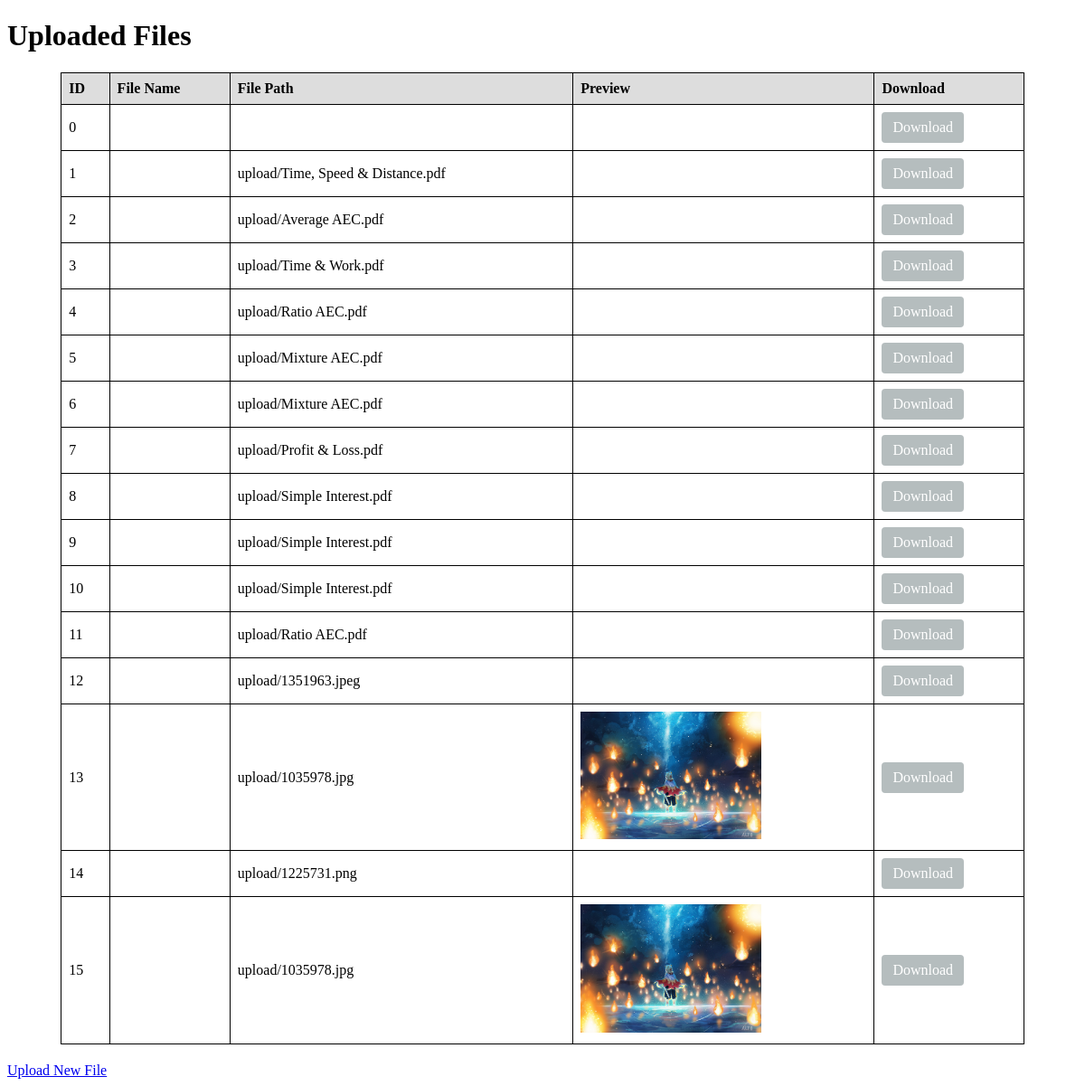
Screenshot of /kiro/show_upload with the database file from the repository.
### kiro/models.py (models this page shows)
class picfile(models.Model):
    fname=models.CharField(max_length=50)
    furl=models.ImageField()
    class Meta:
        db_table='picfile'

### kiro/views.py (the view)
# urls.py: path('show_upload',views.show_upload, name='show_upload'),
def show_upload(request):
    files = picfile.objects.all()
    return render(request, 'show_upload.html', {'files': files})

### kiro/templates/show_upload.html (shortened to what this page needs)
<!DOCTYPE html>
{% load static %}
<html lang="en">
<head>
</head>
<body>
    <h1>Uploaded Files</h1>
    {% if files %}
    <table>
        <tr>
            <th>ID</th>
            <th>File Name</th>
            <th>File Path</th>
            <th>Preview</th>
            <th>Download</th>
        </tr>
        {% for file in files %}
        <tr>
            <td>{{ file.id }}</td>
            <td>{{ file.fname }}</td>
            <td>{{ file.furl }}</td>
            <td>
                {% if file.furl|slice:"-4:" == ".pdf" or file.furl|slice:"-4:" == ".PDF" %}
                    <a href="{% static file.furl %}" target="_blank">View PDF</a>
                {% else %}
                    <img src="{% static file.furl %}" alt="{{ file.fname }}">
                {% endif %}
            </td>
            <td>
                <a href="{% url 'download_file' file.id %}" style="background-color: #b5bdbe; color: white; padding: 8px 12px; text-decoration: none; border-radius: 4px; display: inline-block;">Download</a>
            </td>
        </tr>
        {% endfor %}
    </table>
    {% else %}
    <p>No files uploaded yet.</p>
    {% endif %}
    <div>
        <a href="{% url 'upload_page' %}">Upload New File</a>
    </div>
</body>
</html>

### kiro/templates/show_upload.html (style rules this page uses)
table { border-collapse: collapse; width: 90%; margin: 20px auto; }
th, td { border: 1px solid black; padding: 8px; text-align: left; }
th { background-color: #ddd; }
img { max-width: 200px; max-height: 150px; }

### rows the page displays
picfile: id "0"
picfile: id "1", furl "upload/Time, Speed & Distance.pdf"
picfile: id "2", furl "upload/Average AEC.pdf"
picfile: id "3", furl "upload/Time & Work.pdf"
picfile: id "4", furl "upload/Ratio AEC.pdf"
picfile: id "5", furl "upload/Mixture AEC.pdf"
picfile: id "6", furl "upload/Mixture AEC.pdf"
picfile: id "7", furl "upload/Profit & Loss.pdf"
picfile: id "8", furl "upload/Simple Interest.pdf"
picfile: id "9", furl "upload/Simple Interest.pdf"
picfile: id "10", furl "upload/Simple Interest.pdf"
picfile: id "11", furl "upload/Ratio AEC.pdf"
picfile: id "12", furl "upload/1351963.jpeg"
picfile: id "13", furl "upload/1035978.jpg", furl (picture)
picfile: id "14", furl "upload/1225731.png"
picfile: id "15", furl "upload/1035978.jpg", furl (picture)
